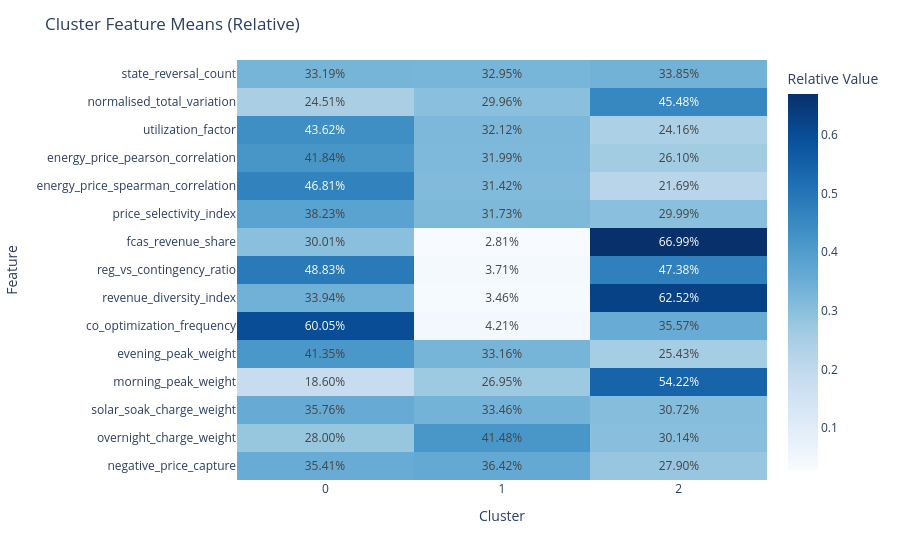

The cell this chart's notebook holds for it:
### Code cell
plot_cluster_feature_means(artifacts)

### Figure 1 — Plotly figure (JSON) as saved in the notebook; plotly's stock layout.template omitted (floating-point values rounded to 4 significant figures)
{"data": [{"coloraxis": "coloraxis", "customdata": [[42.27, 41.96, 43.11], [0.4433, 0.5418, 0.8225], [0.4474, 0.3294, 0.2478], [0.5426, 0.4148, 0.3385], [0.5607, 0.3763, 0.2598], [0.7559, 0.6274, 0.593], [0.1645, 0.0154, 0.3671], [0.6544, 0.04976, 0.635], [0.459, 0.04682, 0.8456], [0.3525, 0.02473, 0.2088], [0.7267, 0.5828, 0.4468], [0.0798, 0.1156, 0.2327], [0.6476, 0.606, 0.5564], [0.07172, 0.1063, 0.07721], [0.1315, 0.1353, 0.1036]], "hovertemplate": "Feature: %{y}<br>Cluster: %{x}<br>Relative Value: %{z:.4f}<br>Mean Value: %{customdata[0]:.4f}<extra></extra>", "name": "0", "texttemplate": "%{z:.2%}", "type": "heatmap", "x": ["0", "1", "2"], "xaxis": "x", "y": ["state_reversal_count", "normalised_total_variation", "utilization_factor", "energy_price_pearson_correlation", "energy_price_spearman_correlation", "price_selectivity_index", "fcas_revenue_share", "reg_vs_contingency_ratio", "revenue_diversity_index", "co_optimization_frequency", "evening_peak_weight", "morning_peak_weight", "solar_soak_charge_weight", "overnight_charge_weight", "negative_price_capture"], "yaxis": "y", "z": [[0.3319, 0.3295, 0.3385], [0.2451, 0.2996, 0.4548], [0.4362, 0.3212, 0.2416], [0.4184, 0.3199, 0.261], [0.4681, 0.3142, 0.2169], [0.3823, 0.3173, 0.2999], [0.3001, 0.02811, 0.6699], [0.4883, 0.03713, 0.4738], [0.3394, 0.03462, 0.6252], [0.6005, 0.04213, 0.3557], [0.4135, 0.3316, 0.2543], [0.186, 0.2695, 0.5422], [0.3576, 0.3346, 0.3072], [0.28, 0.4148, 0.3014], [0.3541, 0.3642, 0.279]]}], "layout": {"coloraxis": {"colorbar": {"title": {"text": "Relative Value"}}, "colorscale": [[0, "rgb(247,251,255)"], [0.125, "rgb(222,235,247)"], [0.25, "rgb(198,219,239)"], [0.375, "rgb(158,202,225)"], [0.5, "rgb(107,174,214)"], [0.625, "rgb(66,146,198)"], [0.75, "rgb(33,113,181)"], [0.875, "rgb(8,81,156)"], [1, "rgb(8,48,107)"]]}, "margin": {"t": 60}, "title": {"text": "Cluster Feature Means (Relative)"}, "xaxis": {"anchor": "y", "domain": [0, 1], "tickangle": 0, "title": {"text": "Cluster"}}, "yaxis": {"anchor": "x", "autorange": "reversed", "domain": [0, 1], "title": {"text": "Feature"}}}}
